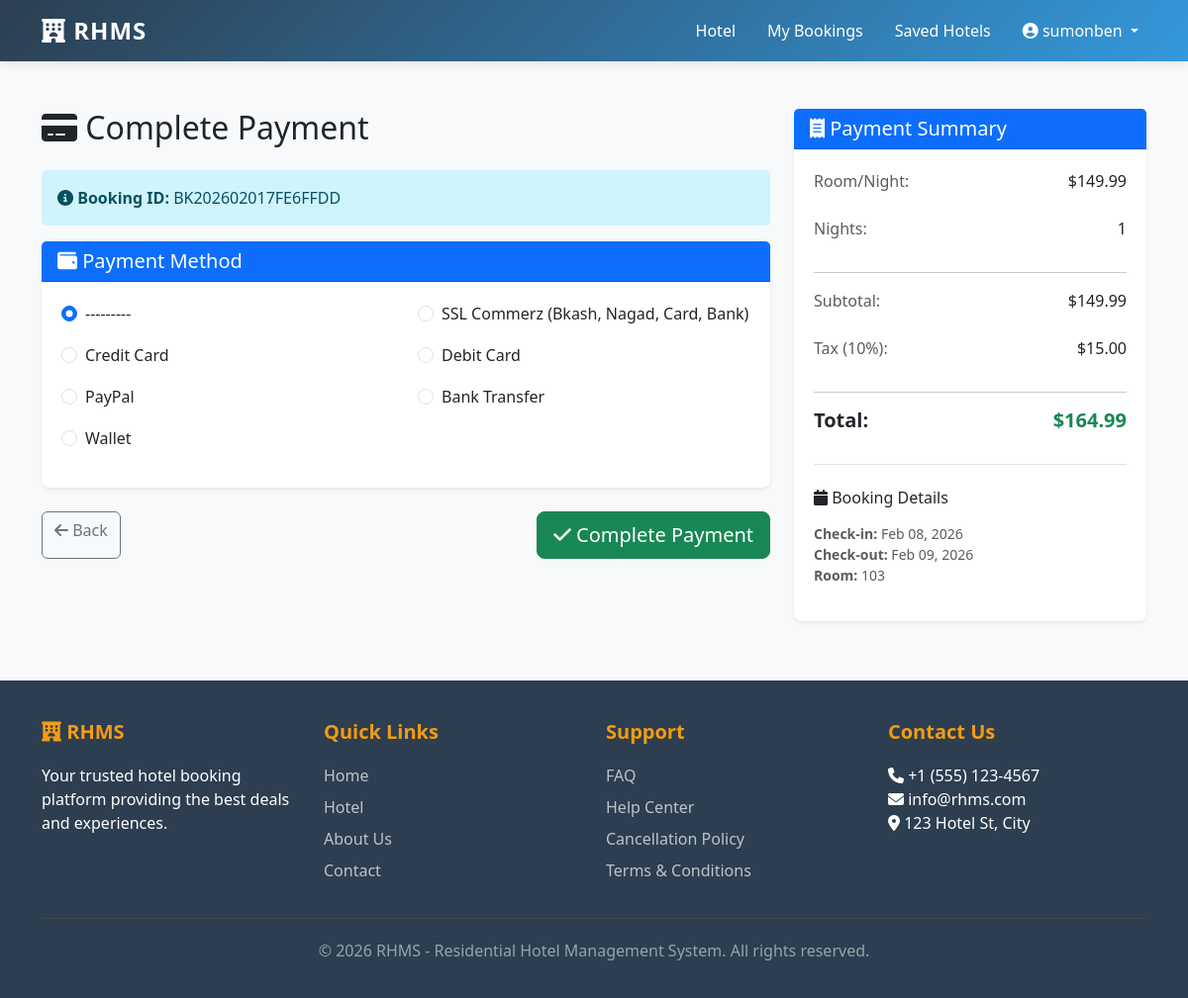
The page /booking/5/payment/ (signed in) on the database its author committed.
### booking/models.py (models this page shows, shortened)
class Booking(models.Model):
    STATUS_CHOICES = [
        ('pending', 'Pending'),
        ('confirmed', 'Confirmed'),
        ('checked_in', 'Checked In'),
        ('checked_out', 'Checked Out'),
        ('cancelled', 'Cancelled'),
    ]
    PAYMENT_STATUS_CHOICES = [
        ('pending', 'Pending'),
        ('completed', 'Completed'),
        ('failed', 'Failed'),
        ('refunded', 'Refunded'),
    ]
    booking_id = models.CharField(max_length=50, unique=True)
    user = models.ForeignKey(User, on_delete=models.CASCADE, related_name='bookings')
    room = models.ForeignKey(Room, on_delete=models.PROTECT, related_name='bookings')
    hotel = models.ForeignKey(Hotel, on_delete=models.PROTECT, related_name='bookings')
    check_in_date = models.DateField()
    check_out_date = models.DateField()
    number_of_guests = models.IntegerField(default=1)
    guest_name = models.CharField(max_length=100)
    guest_email = models.EmailField()
    guest_phone = models.CharField(max_length=20)
    room_price_per_night = models.DecimalField(max_digits=10, decimal_places=2)
    number_of_nights = models.IntegerField()
    subtotal = models.DecimalField(max_digits=10, decimal_places=2)
    tax_amount = models.DecimalField(max_digits=10, decimal_places=2, default=0)
    discount_amount = models.DecimalField(max_digits=10, decimal_places=2, default=0)
    total_price = models.DecimalField(max_digits=10, decimal_places=2)
    status = models.CharField(max_length=20, choices=STATUS_CHOICES, default='pending')
    payment_status = models.CharField(max_length=20, choices=PAYMENT_STATUS_CHOICES, default='pending')
    special_requests = models.TextField(blank=True)
    notes = models.TextField(blank=True)
    created_at = models.DateTimeField(auto_now_add=True)
    updated_at = models.DateTimeField(auto_now=True)
    confirmed_at = models.DateTimeField(null=True, blank=True)
    checked_in_at = models.DateTimeField(null=True, blank=True)
    checked_out_at = models.DateTimeField(null=True, blank=True)
    cancelled_at = models.DateTimeField(null=True, blank=True)
    class Meta:
        ordering = ['-created_at']
        indexes = [
            models.Index(fields=['user', 'status']),
            models.Index(fields=['booking_id']),
        ]

### hotel/models.py (models this page shows, shortened)
class Room(models.Model):
    STATUS_CHOICES = [
        ('available', 'Available'),
        ('occupied', 'Occupied'),
        ('maintenance', 'Under Maintenance'),
        ('unavailable', 'Unavailable'),
    ]
    hotel = models.ForeignKey(Hotel, on_delete=models.CASCADE, related_name='rooms')
    room_type = models.ForeignKey(RoomType, on_delete=models.SET_NULL, null=True, related_name='rooms')
    room_number = models.CharField(max_length=20)
    floor = models.IntegerField()
    price_per_night = models.DecimalField(max_digits=10, decimal_places=2)
    discount_price = models.DecimalField(
        max_digits=10,
        decimal_places=2,
        null=True,
        blank=True,
        help_text="Price after discount"
    )
    status = models.CharField(max_length=20, choices=STATUS_CHOICES, default='available')
    is_active = models.BooleanField(default=True)
    created_at = models.DateTimeField(auto_now_add=True)
    updated_at = models.DateTimeField(auto_now=True)
    class Meta:
        unique_together = ['hotel', 'room_number']
        ordering = ['floor', 'room_number']
        indexes = [
            models.Index(fields=['status']),
            models.Index(fields=['hotel', 'status']),
        ]

### booking/views.py (the view, shortened to what this page needs)
# urls.py: path('<int:booking_id>/payment/', views.PaymentView.as_view(), name='payment'),
class PaymentView(LoginRequiredMixin, CreateView):
    model = Payment
    form_class = PaymentForm
    template_name = 'booking/payment.html'
    def dispatch(self, request, *args, **kwargs):
        self.booking = get_object_or_404(Booking, id=kwargs['booking_id'], user=request.user)
        return super().dispatch(request, *args, **kwargs)
    def get_context_data(self, **kwargs):
        context = super().get_context_data(**kwargs)
        context['booking'] = self.booking
        return context

### templates/booking/payment.html (shortened to what this page needs)
{% extends 'base.html' %}
{% load static %}
{% block content %}
<div class="container mt-5 mb-5">
    <div class="row">
        <div class="col-md-8">
            <h2 class="mb-4"><i class="fas fa-credit-card"></i> Complete Payment</h2>
            <div class="alert alert-info">
                <i class="fas fa-info-circle"></i>
                <strong>Booking ID:</strong> {{ booking.booking_id }}
            </div>
            <form method="post" id="paymentForm" novalidate>
                <div class="card mb-4 shadow-sm">
                    <div class="card-header bg-primary text-white">
                        <h5 class="mb-0"><i class="fas fa-wallet"></i> Payment Method</h5>
                    </div>
                    <div class="card-body">
                        <div class="row">
                            {% for radio in form.payment_method %}
                                <div class="col-md-6 mb-3">
                                    <div class="form-check">
                                        {{ radio.tag }}
                                        <label class="form-check-label" for="{{ radio.id_for_label }}">
                                            {{ radio.choice_label }}
                                        </label>
                                    </div>
                                </div>
                            {% endfor %}
                        </div>
                    </div>
                </div>
                <div class="d-grid gap-2 d-md-flex justify-content-md-between">
                    <a href="{% url 'booking:booking_detail' booking.id %}" class="btn btn-outline-secondary">
                        <i class="fas fa-arrow-left"></i> Back
                    </a>
                    <button type="submit" class="btn btn-success btn-lg">
                        <i class="fas fa-check"></i> Complete Payment
                    </button>
                </div>
            </form>
        </div>
        <div class="col-md-4">
            <div class="card shadow-sm position-sticky" style="top: 20px;">
                <div class="card-header bg-primary text-white">
                    <h5 class="mb-0"><i class="fas fa-receipt"></i> Payment Summary</h5>
                </div>
                <div class="card-body">
                    <div class="row mb-2">
                        <div class="col-7">
                            <p class="text-muted">Room/Night:</p>
                        </div>
                        <div class="col-5 text-end">
                            <p>${{ booking.room_price_per_night|floatformat:2 }}</p>
                        </div>
                    </div>
                    <div class="row mb-2">
                        <div class="col-7">
                            <p class="text-muted">Nights:</p>
                        </div>
                        <div class="col-5 text-end">
                            <p>{{ booking.number_of_nights }}</p>
                        </div>
                    </div>
                    <hr>
                    <div class="row mb-2">
                        <div class="col-7">
                            <p class="text-muted">Subtotal:</p>
                        </div>
                        <div class="col-5 text-end">
                            <p>${{ booking.subtotal|floatformat:2 }}</p>
                        </div>
                    </div>
                    <div class="row mb-2">
                        <div class="col-7">
                            <p class="text-muted">Tax (10%):</p>
                        </div>
                        <div class="col-5 text-end">
                            <p>${{ booking.tax_amount|floatformat:2 }}</p>
                        </div>
                    </div>
                    <hr>
                    <div class="row">
                        <div class="col-7">
                            <p class="h5"><strong>Total:</strong></p>
                        </div>
                        <div class="col-5 text-end">
                            <p class="h5 text-success"><strong>${{ booking.total_price|floatformat:2 }}</strong></p>
                        </div>
                    </div>
                    <div class="mt-4 pt-4 border-top">
                        <h6 class="mb-3"><i class="fas fa-calendar"></i> Booking Details</h6>
                        <p class="small text-muted">
                            <strong>Check-in:</strong> {{ booking.check_in_date|date:"M d, Y" }}<br>
                            <strong>Check-out:</strong> {{ booking.check_out_date|date:"M d, Y" }}<br>
                            <strong>Room:</strong> {{ booking.room.room_number }}
                        </p>
                    </div>
                </div>
            </div>
        </div>
    </div>
</div>
{% endblock %}

### templates/base.html (shortened to what this page needs)
<!DOCTYPE html>
<html lang="en">
<head>
    <link href="https://cdn.jsdelivr.net/npm/bootstrap@5.3.0/dist/css/bootstrap.min.css" rel="stylesheet">
    <link rel="stylesheet" href="https://cdnjs.cloudflare.com/ajax/libs/font-awesome/6.4.0/css/all.min.css">
</head>
<body>
    <nav class="navbar navbar-expand-lg navbar-dark">
        <div class="container">
            <a class="navbar-brand" href="{% url 'hotel:home' %}">
                <i class="fas fa-hotel"></i> RHMS
            </a>
            <div class="collapse navbar-collapse" id="navbarNav">
                <ul class="navbar-nav ms-auto">
                    <li class="nav-item">
                        <a class="nav-link" href="{% url 'hotel:home' %}">Hotel</a>
                    </li>
                    {% if user.is_authenticated %}
                        <li class="nav-item">
                            <a class="nav-link" href="{% url 'booking:booking_list' %}">My Bookings</a>
                        </li>
                        <li class="nav-item">
                            <a class="nav-link" href="{% url 'hotel:saved_hotels' %}">Saved Hotels</a>
                        </li>
                        <li class="nav-item dropdown user-dropdown">
                            <a class="nav-link dropdown-toggle" href="#" id="userDropdown" role="button" data-bs-toggle="dropdown">
                                <i class="fas fa-user-circle"></i> {{ user.first_name|default:user.username }}
                            </a>
                        </li>
                    {% endif %}
                </ul>
            </div>
        </div>
    </nav>
    {% block content %}{% endblock %}
    <footer class="footer">
        <div class="container">
            <div class="row">
                <div class="col-md-3 footer-section">
                    <h5><i class="fas fa-hotel"></i> RHMS</h5>
                    <p>Your trusted hotel booking platform providing the best deals and experiences.</p>
                </div>
                <div class="col-md-3 footer-section">
                    <h5>Quick Links</h5>
                    <ul>
                        <li><a href="{% url 'hotel:home' %}">Home</a></li>
                        <li><a href="{% url 'hotel:home' %}">Hotel</a></li>
                        <li><a href="#">About Us</a></li>
                        <li><a href="#">Contact</a></li>
                    </ul>
                </div>
                <div class="col-md-3 footer-section">
                    <h5>Support</h5>
                    <ul>
                        <li><a href="#">FAQ</a></li>
                        <li><a href="#">Help Center</a></li>
                        <li><a href="#">Cancellation Policy</a></li>
                        <li><a href="#">Terms & Conditions</a></li>
                    </ul>
                </div>
                <div class="col-md-3 footer-section">
                    <h5>Contact Us</h5>
                    <ul>
                        <li><i class="fas fa-phone"></i> +1 (555) 123-4567</li>
                        <li><i class="fas fa-envelope"></i> info@rhms.com</li>
                        <li><i class="fas fa-map-marker-alt"></i> 123 Hotel St, City</li>
                    </ul>
                </div>
            </div>
            <div class="footer-bottom">
                <p>&copy; 2026 RHMS - Residential Hotel Management System. All rights reserved.</p>
            </div>
        </div>
    </footer>
</body>
</html>

### templates/base.html (style rules this page uses)
:root { --primary-color: #2c3e50; --secondary-color: #3498db; --success-color: #27ae60; --danger-color: #e74c3c; --warning-color: #f39c12; --light-bg: #ecf0f1; }
body { font-family: 'Segoe UI', Tahoma, Geneva, Verdana, sans-serif; background-color: #f8f9fa; }
.navbar { background: linear-gradient(135deg, var(--primary-color) 0%, var(--secondary-color) 100%); box-shadow: 0 2px 10px rgba(0,0,0,0.1); position: relative; z-index: 1000; }
.navbar-brand { font-weight: bold; font-size: 1.5rem; letter-spacing: 1px; }
.nav-link { margin-left: 1rem; transition: all 0.3s ease; color: white !important; }
.card-body { padding: 20px; }
.footer { background-color: var(--primary-color); color: white; padding: 40px 0 20px; margin-top: 60px; }
.footer-section h5 { font-weight: bold; margin-bottom: 20px; color: var(--warning-color); }
.footer-section ul { list-style: none; padding: 0; }
.footer-section a { color: #bdc3c7; text-decoration: none; transition: all 0.3s ease; display: block; margin-bottom: 8px; }
.footer-bottom { border-top: 1px solid #444; margin-top: 20px; padding-top: 20px; text-align: center; color: #95a5a6; }
.alert { border: none; border-radius: 5px; animation: slideIn 0.3s ease; }
.user-dropdown { margin-left: auto; }

### templates/booking/payment.html (style rules this page uses)
.card { border: none; border-radius: 8px; }
.card-header { border-radius: 8px 8px 0 0; }

### rows shown on the page
Booking: booking_id "BK202602017FE6FFDD", room_price_per_night "149.99", number_of_nights "1", subtotal "149.99", tax_amount "15.00", total_price "164.99", check_in_date "Feb 08, 2026", check_out_date "Feb 09, 2026", room.room_number "103"

### other values the page prints
{{ user.first_name|default:user.username }} "sumonben"
{{ radio.choice_label }} "---------" "SSL Commerz (Bkash, Nagad, Card, Bank)" "Credit Card" "Debit Card" "PayPal" "Bank Transfer" "Wallet"
